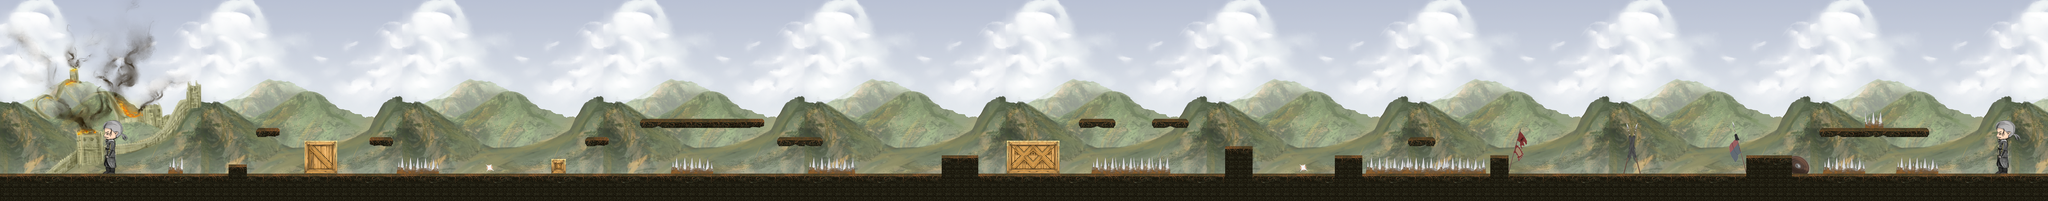

Rendered tile map (Tiled .tmx) drawn with the repository's tilesets; below, a short description and the map source with its tile grids summarised:
An orthogonal 224x22 tile map with 32x32 px tiles, 3 tile layers (fond, arrier plan, parcour), 11 tilesets and 71 objects (19x Collision, 19x COLD, 18x COL, 8x COLT, spawn map1 0, ...).

<map version="1.10" tiledversion="1.10.2" orientation="orthogonal" renderorder="right-down" width="224" height="22" tilewidth="32" tileheight="32" infinite="0" nextlayerid="7" nextobjectid="160">
 <tileset firstgid="1" source="Asset lvl 2bloc.tsx" />
 <tileset firstgid="2" source="Asset lvl 2arme.tsx" />
 <tileset firstgid="6" source="Asset lvl 2caisse.tsx" />
 <tileset firstgid="15" source="pnj.tsx" />
 <tileset firstgid="4111" source="LVL 1 Props taille.tsx" />
 <tileset firstgid="4595" source="Fond lvl2 muraille.tsx" />
 <tileset firstgid="5079" source="Fond lvl2.tsx" />
 <tileset firstgid="5563" source="Asset lvl 2.tsx" />
 <tileset firstgid="6025" source="Asset lvl 2deco.tsx" />
 <tileset firstgid="6151" source="Asset lvl 2 platform.tsx" />
 <tileset firstgid="6232" source="pnj.tsx" />
 <layer id="2" name="fond" width="224" height="22">
  <data>[4928 cells, 4928 non-empty, 968 distinct tile ids]</data>
 </layer>
 <layer id="3" name="arrier plan" width="224" height="22">
  <data>[4928 cells, 144 non-empty, 54 distinct tile ids]</data>
 </layer>
 <layer id="4" name="parcour" width="224" height="22">
  <data>[4928 cells, 876 non-empty, 83 distinct tile ids]</data>
 </layer>
 <objectgroup id="5" name="collision">
  <object id="79" name="spawn map1 0" x="96" y="544">
   <point />
  </object>
  <object id="80" name="Collision" x="0" y="608" width="7168" height="96" />
  <object id="81" name="PNJ3" x="352" y="448" width="64" height="160" />
  <object id="82" name="COLT" x="594" y="565.333" width="46" height="74.6667" />
  <object id="83" name="Collision" x="800" y="576" width="64" height="64" />
  <object id="84" name="Collision" x="1068" y="491.75" width="110.75" height="140.25" />
  <object id="85" name="Collision" x="896" y="448" width="96" height="32" />
  <object id="86" name="Collision" x="1280" y="480" width="96" height="32" />
  <object id="87" name="COLT" x="1394.83" y="562.667" width="141.167" height="77.3333" />
  <object id="88" name="Collision" x="1930.36" y="556.364" width="53.6364" height="51.6364" />
  <object id="89" name="Collision" x="2048" y="480" width="96" height="32" />
  <object id="90" name="Collision" x="2240" y="416" width="416" height="32" />
  <object id="91" name="COLT" x="2354" y="564" width="136.667" height="74" />
  <object id="92" name="Collision" x="2720" y="480" width="160" height="32" />
  <object id="93" name="COLT" x="2832" y="560.667" width="156.667" height="79.3333" />
  <object id="94" name="Collision" x="3296" y="544" width="128" height="96" />
  <object id="95" name="Collision" x="3520" y="490.25" width="192" height="181.75" />
  <object id="96" name="Collision" x="3776" y="416" width="130.5" height="32" />
  <object id="97" name="Collision" x="4034.5" y="416" width="128" height="32" />
  <object id="98" name="Collision" x="4288" y="512" width="96" height="128" />
  <object id="99" name="Collision" x="4672" y="544" width="96" height="96" />
  <object id="100" name="Collision" x="4931.54" y="480" width="96" height="32" />
  <object id="102" name="Collision" x="5216" y="544" width="64" height="96" />
  <object id="103" name="Collision" x="6112" y="544" width="160" height="96" />
  <object id="104" name="Collision" x="6368" y="448" width="384" height="32" />
  <object id="105" name="COLT" x="6528" y="407.333" width="64" height="72.6667" />
  <object id="107" name="PNJ4" x="6976" y="448" width="64" height="160" />
  <object id="109" name="COLT" x="3829.67" y="562.667" width="266.333" height="77.3333" />
  <object id="110" name="COLTM" x="4768" y="558.667" width="448" height="81.3333" />
  <object id="111" name="COLT" x="6386" y="562" width="142" height="78" />
  <object id="112" name="COLT" x="6641.33" y="561.333" width="142.667" height="78.6667" />
  <object id="113" name="COL" x="796" y="586.375" width="11.25" height="45.5" />
  <object id="114" name="COL" x="892.568" y="455.049" width="11.25" height="23.2955" />
  <object id="115" name="COL" x="1063.41" y="507.747" width="11.25" height="118" />
  <object id="116" name="COL" x="1276.46" y="487.166" width="11.25" height="23.1666" />
  <object id="117" name="COL" x="1925" y="568.538" width="11.25" height="49.1666" />
  <object id="118" name="COL" x="2043.63" y="492.958" width="11.25" height="18.2916" />
  <object id="119" name="COL" x="2236.38" y="429.354" width="11.25" height="17.125" />
  <object id="120" name="COL" x="2716.63" y="488.979" width="11.25" height="20.625" />
  <object id="121" name="COL" x="3288.77" y="570.542" width="11.25" height="71.4791" />
  <object id="122" name="COL" x="3516.55" y="503.76" width="11.25" height="135.813" />
  <object id="123" name="COL" x="3774" y="428.302" width="11.25" height="19.146" />
  <object id="124" name="COL" x="4031.21" y="423.761" width="11.25" height="21.4793" />
  <object id="125" name="COL" x="4284.13" y="533.011" width="11.25" height="96.8123" />
  <object id="126" name="COL" x="4667.13" y="565.093" width="11.25" height="94.1457" />
  <object id="127" name="COL" x="4928" y="492.094" width="11.25" height="19.979" />
  <object id="129" name="COL" x="5211.17" y="565.139" width="11.25" height="69.2821" />
  <object id="130" name="COL" x="6108.04" y="560.443" width="11.25" height="83.115" />
  <object id="131" name="COL" x="6365.13" y="467.401" width="11.25" height="8.44833" />
  <object id="133" name="COLW" x="7136" y="32" width="64" height="672" />
  <object id="134" name="COLD" x="854.875" y="587" width="11.25" height="45.5" />
  <object id="135" name="COLD" x="-32" y="0" width="64" height="704" />
  <object id="136" name="COLD" x="985.375" y="458.038" width="11.25" height="18.0455" />
  <object id="137" name="COLD" x="1173.79" y="507.583" width="11.25" height="114.417" />
  <object id="138" name="COLD" x="1371.37" y="490.083" width="11.25" height="18.833" />
  <object id="139" name="COLD" x="1978.02" y="567.735" width="11.25" height="53.4997" />
  <object id="140" name="COLD" x="2138.71" y="492.917" width="11.25" height="15.1663" />
  <object id="141" name="COLD" x="2650.04" y="429.75" width="11.25" height="15.833" />
  <object id="142" name="COLD" x="2872.04" y="494.084" width="11.25" height="13.4997" />
  <object id="143" name="COLD" x="3418.38" y="563.084" width="11.25" height="67.833" />
  <object id="144" name="COLD" x="3706.78" y="505.44" width="11.25" height="139.833" />
  <object id="145" name="COLD" x="3900.37" y="430.583" width="11.25" height="15.5" />
  <object id="146" name="COLD" x="4156.04" y="426.417" width="11.25" height="18.8334" />
  <object id="147" name="COLD" x="4378.04" y="532.833" width="11.25" height="100.167" />
  <object id="148" name="COLD" x="4762.38" y="565.833" width="11.25" height="95.5003" />
  <object id="149" name="COLD" x="5020.5" y="491" width="11.25" height="19.167" />
  <object id="151" name="COLD" x="5273.04" y="565.25" width="11.25" height="70.167" />
  <object id="152" name="COLD" x="6264.54" y="562.416" width="11.25" height="131.501" />
  <object id="153" name="COLD" x="6743.5" y="459.916" width="11.25" height="16.0007" />
  <object id="155" name="COLArtefactPiece" x="1696" y="576" width="32" height="32" />
  <object id="156" name="COLArtefactAnneau" x="4544" y="576" width="32" height="32" />
 </objectgroup>
</map>
